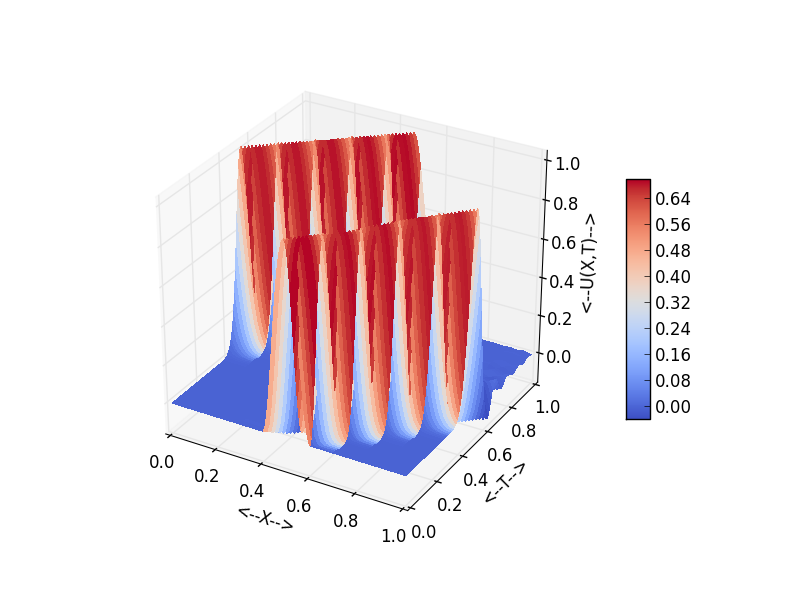

Recreate this plot in Python.
#! /usr/bin/env python

def fd1d_advection_lax_wendroff ( nx, nt, c ):

#*****************************************************************************80
#
## FD1D_ADVECTION_LAX_WENDROFF: advection equation using LAX-WENDROFF method.
#
#  Licensing:
#
#    This code is distributed under the GNU LGPL license.
#
#  Modified:
#
#    06 January 2015
#
#  Author:
#
#    John Burkardt
#
#  Parameters:
#
#    Input, integer NX, the number of spatial nodes.
#    101 is a reasonable value.
#
#    Input, integer NT, the number of time steps.
#    1000 is a reasonable value.
#
#    Input, real C, the velocity.
#    1.0 is a reasonable value.
#
  import numpy as np
  from mpl_toolkits.mplot3d.axes3d import Axes3D
  import matplotlib.pyplot as plt
  from matplotlib import cm
  from mpl_toolkits.mplot3d.axes3d import get_test_data
#
#  Print the input.
#
  print ''
  print '  Number of nodes NX = %d' % ( nx )
  print '  Number of time steps NT = %d' % ( nt )
  print '  Constant velocity C = %g' % ( c )
#
#  Set some constants.
#
  dx = 1.0 / ( nx - 1 )
  x = np.linspace ( 0.0, 1.0, nx )
  dt = 1.0 / nt
  c1 = 0.5 *   c * dt / dx
  c2 = 0.5 * ( c * dt / dx ) ** 2

  print '  CFL condition: dt = (%g) <= (%g) = dx / c' % ( dt, dx / c )
#
#  Set some arrays.
#
  u = np.zeros ( nx )
  unew = np.zeros ( nx )
  X = np.zeros ( [ nx, nt + 1 ] )
  Y = np.zeros ( [ nx, nt + 1 ] )
  Z = np.zeros ( [ nx, nt + 1 ] )
#
#  Compute the solution from times 0/NT ... NT/NT
#
  for j in range ( 0, nt + 1 ):

    t = float ( j ) / float ( nt )

    if ( j == 0 ):
      for i in range ( 0, nx ):
        if ( 0.4 <= x[i] and x[i] <= 0.6 ):
          unew[i] = ( 10.0 * x[i] - 4.0 ) ** 2 * ( 6.0 - 10.0 * x[i] ) ** 2
    else:
      unew[0] = u[0] - c1 * ( u[1] - u[nx-1] ) + c2 * ( u[1] - 2.0 * u[0] + u[nx-1] )
      for i in range ( 1, nx - 1 ):
        unew[i] = u[i] - c1 * ( u[i+1] - u[i-1] ) + c2 * ( u[i+1] - 2.0 * u[i] + u[i-1] )
      unew[nx-1] = u[nx-1] - c1 * ( u[0] - u[nx-2] ) + c2 * ( u[0] - 2.0 * u[nx-1] + u[nx-2] )

    for i in range ( 0, nx ):
      u[i] = unew[i]
      X[i,j] = x[i]
      Y[i,j] = t
      Z[i,j] = u[i]
#
#  Make a plot.
#  These commands will fail on an older version of Python.
#
  fig = plt.figure ( )
  ax = fig.gca ( projection = '3d' )
  surf = ax.plot_surface ( X, Y, Z, cmap = cm.coolwarm, \
   linewidth = 0, antialiased = False )
  ax.set_xlabel ( '<--X-->' )
  ax.set_ylabel ( '<--T-->' )
  ax.set_zlabel ( '<--U(X,T)-->' )
  fig.colorbar ( surf, shrink = 0.5, aspect = 10 )
  plt.show ( )

  return

def fd1d_advection_lax_wendroff_test ( ):

#*****************************************************************************80
#
## FD1D_ADVECTION_LAX_WENDROFF_TEST tests FD1D_AVECTION_LAX_WENDROFF.
#
#  Licensing:
#
#    This code is distributed under the GNU LGPL license. 
#
#  Modified:
#
#    06 January 2015
#
#  Author:
#
#    John Burkardt
#
  print ''
  print 'FD1D_ADVECTION_LAX_WENDROFF:'
  print '  Python version'
  print ''
  print '  Solve the constant-velocity advection equation in 1D,'
  print '    du/dt = - c du/dx'
  print '  over the interval:'
  print '    0.0 <= x <= 1.0'
  print '  with periodic boundary conditions, and'
  print '  with a given initial condition'
  print '    u(0,x) = (10x-4)^2 (6-10x)^2 for 0.4 <= x <= 0.6'
  print '           = 0 elsewhere.'
  print ''
  print '  We use the Lax-Wendroff method.'

  nx = 101
  nt = 1000
  c = 1.0

  fd1d_advection_lax_wendroff ( nx, nt, c )
#
#  Terminate.
#
  print ''
  print 'FD1D_ADVECTION_LAX_WENDROFF_TEST'
  print '  Normal end of execution.'
  print ''

def timestamp ( ):

#*****************************************************************************80
#
## TIMESTAMP prints the date as a timestamp.
#
#  Licensing:
#
#    This code is distributed under the GNU LGPL license. 
#
#  Modified:
#
#    06 April 2013
#
#  Author:
#
#    John Burkardt
#
#  Parameters:
#
#    None
#
  import time

  t = time.time ( )
  print time.ctime ( t )

  return None

if ( __name__ == '__main__' ):
  timestamp ( )
  fd1d_advection_lax_wendroff_test ( )
  timestamp ( ) 
